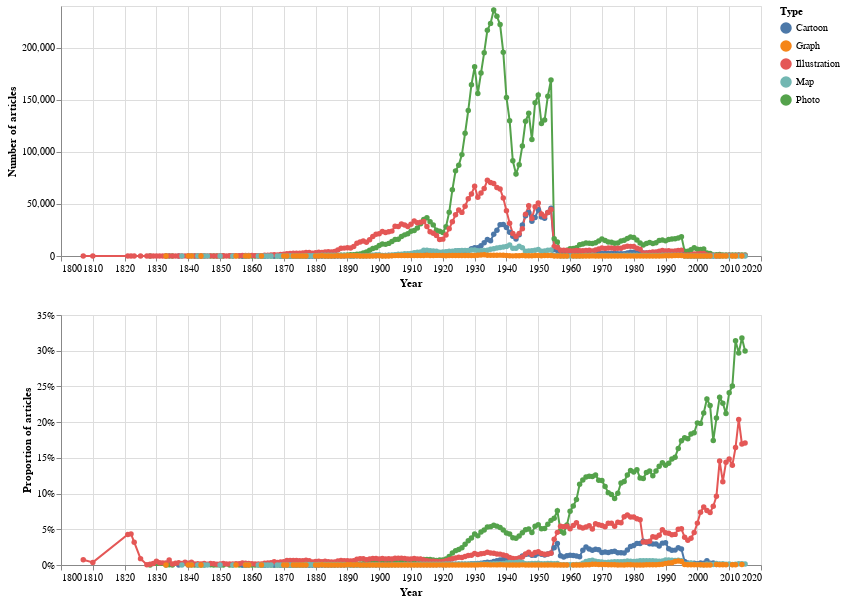

Notebook cell for this chart:
### Code cell
# Make total results chart 
chart9 = make_chart_totals(df_illtypes_merged, 'ill_type', 'Type')

# Make proportions chart
chart10 = make_chart_proportions(df_illtypes_merged, 'ill_type', 'Type')

# Shorthand way of concatenating the two charts (note there's only one legend)
chart9 & chart10

### Figure 1 — Vega-Lite specification as saved in the notebook (floating-point values rounded to 4 significant figures; data arrays with more than 128 entries replaced by an {"elided": "..."} marker saying what was removed)
{"config": {"view": {"continuousWidth": 400, "continuousHeight": 300}}, "vconcat": [{"mark": {"type": "line", "point": true}, "encoding": {"color": {"type": "nominal", "field": "ill_type", "legend": {"title": "Type"}}, "tooltip": [{"type": "nominal", "field": "ill_type", "title": "Type"}, {"type": "quantitative", "field": "year", "title": "Year"}, {"type": "quantitative", "field": "total_results", "format": ",", "title": "Articles"}], "x": {"type": "quantitative", "axis": {"format": "c", "title": "Year"}, "field": "year"}, "y": {"type": "quantitative", "axis": {"format": ",d", "title": "Number of articles"}, "field": "total_results"}}, "height": 250, "width": 700}, {"mark": {"type": "line", "point": true}, "encoding": {"color": {"type": "nominal", "field": "ill_type", "legend": {"title": "Type"}}, "tooltip": [{"type": "nominal", "field": "ill_type", "title": "Type"}, {"type": "quantitative", "field": "year", "title": "Year"}, {"type": "quantitative", "field": "proportion", "format": "%", "title": "Proportion"}], "x": {"type": "quantitative", "axis": {"format": "c", "title": "Year"}, "field": "year"}, "y": {"type": "quantitative", "axis": {"format": "%", "title": "Proportion of articles"}, "field": "proportion", "stack": null}}, "height": 250, "width": 700}], "data": {"name": "data-37703ad4decde818c3ff9576b98ac335"}, "$schema": "https://vega.github.io/schema/vega-lite/v4.8.1.json", "datasets": {"data-37703ad4decde818c3ff9576b98ac335": {"elided": "824 records"}}}
